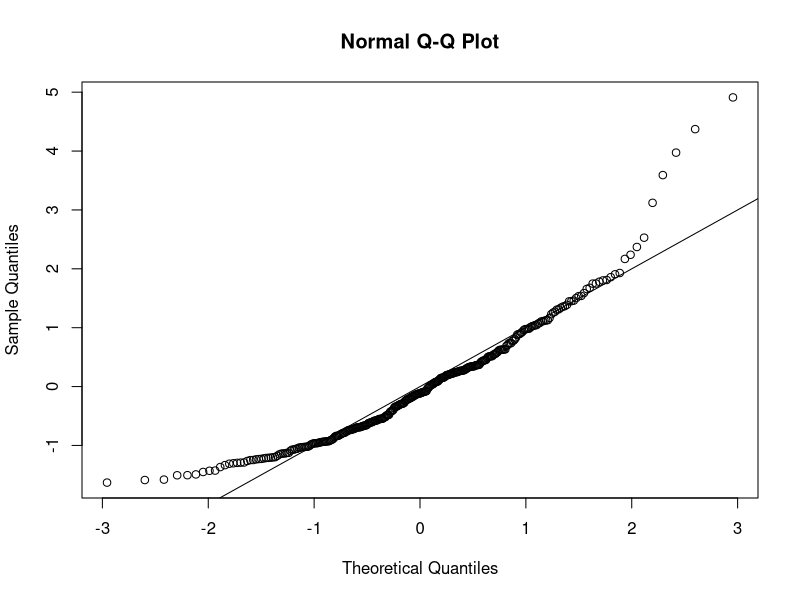
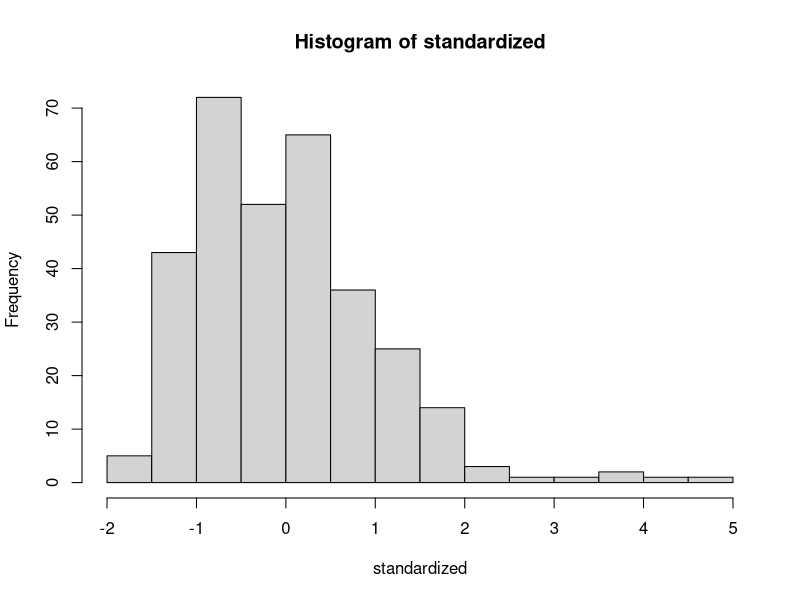
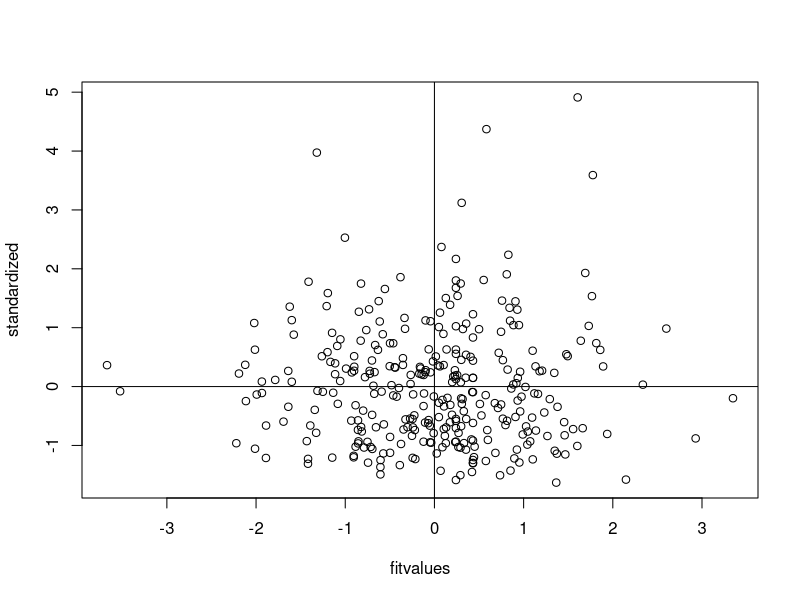

Write R code to recreate these figures, in order.
##Set working directory 
setwd("E:/GA/Scales")
master = read.csv("Meaning_Scales_EngagementInMeaningful_RN_RR_Done_Paper.csv")
summary(master)

##Reverse Code. No reverse coding. Stopped here for scoring.

####DATA SCREENING####

##Missing Data##
library(mice)
percentmiss = function(x){ sum(is.na(x))/length(x) *100 }

##Going by rows ONLY
notypos = master
missing = apply(notypos[ , 3:14], 1, percentmiss) 
table(missing)

##Replace only the data that you should
replacepeople = notypos[ missing <= 5 , ]  
dontpeople = notypos[ missing > 5 , ]

##figure out the columns to exclude (survey data)
apply(replacepeople, 2, percentmiss)
replacecolumn = replacepeople[ , -c(1,2,15)]
dontcolumn = replacepeople[ , c(1,2,15)]

nomiss = replacepeople

##Outliers##
mahal = mahalanobis(nomiss[ , -c(1,2,15)], 
                    colMeans(nomiss[ , -c(1,2,15)], na.rm = TRUE),
                    cov(nomiss[ , -c(1,2,15)], use="pairwise.complete.obs"))

summary(mahal)
cutoff = qchisq(.999,ncol(nomiss[ , -c(1,2,15)])) 
summary(mahal < cutoff)
noout = nomiss[ mahal < cutoff, ]

##additivity: correlations
correlations = cor(noout[,-c(1,2,15)], use="pairwise.complete.obs")
symnum(correlations)

##make the random stuff
random = rchisq(nrow(noout), 7)
##be sure here not to include the ID columns!
fake = lm(random~., data=noout[ , -c(1:2,15)])

##get the linearity plot
##create the standardized residuals
standardized = rstudent(fake)
qqnorm(standardized)
abline(0,1)

##multivariate normality
hist(standardized, breaks=15)

##homogeneity and homoscedaticity
fitvalues = scale(fake$fitted.values)
plot(fitvalues, standardized) 
abline(0,0)
abline(v = 0)

##Scoring
##Sum up all columns 
EMAS <- rowSums(noout[3:14])
EMAS
